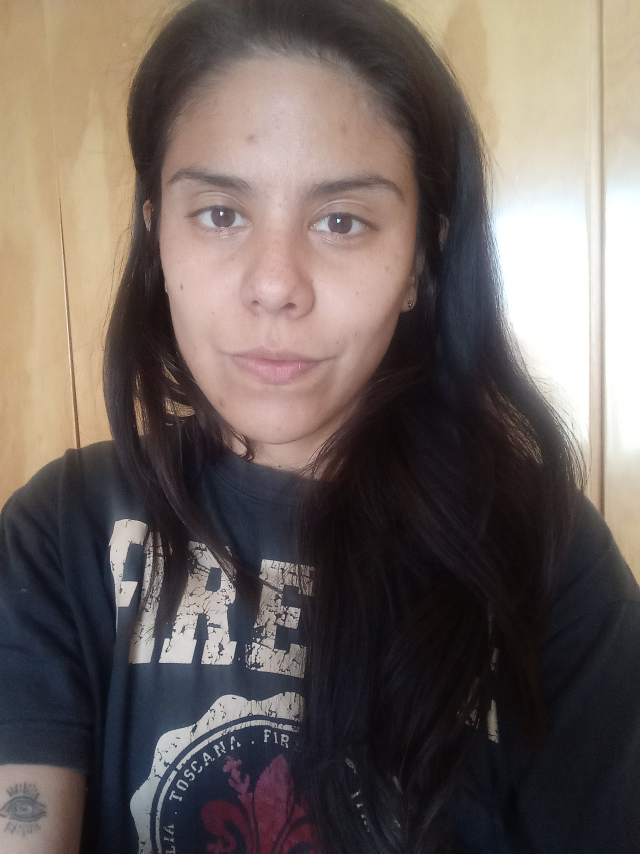
#> input picture data/Selfie_Alejandra_age_32_1.jpg, 1920 x 2560 px, found by its file name (shown at 1/3 size)
$ python fill_iris.py
#> lines starting #> are read from the running program, lines starting #| are printed output that depends on the picture
from typing import Tuple
from numpy import ndarray
import cv2
import numpy as np
from .seg_utils import alpha_blend_image
from config import FloodFill


def flood_fill(image:np.ndarray, eye_coor:Tuple[int,int],eye_radius:int, config:FloodFill) -> ndarray:
    mask = np.zeros((image.shape[0], image.shape[1]), np.uint8)
    sure_fg_radius = int(eye_radius * config.sure_foreground_radius)
    probable_fg_radius = int(eye_radius * config.probable_foreground_radius)
    probable_bg_radius = int(eye_radius * config.probable_background_radius)
    probable_bg = 2
    probable_fg = 3
    sure_fg = 1
    cv2.circle(mask, eye_coor, probable_bg_radius, probable_bg, -1)
    cv2.circle(mask, eye_coor, probable_fg_radius, probable_fg, -1)
    cv2.circle(mask, eye_coor, sure_fg_radius, sure_fg, -1)
    bgdModel = np.zeros((1,65),np.float64)
    fgdModel = np.zeros((1,65),np.float64)
    mask, bgdModel, fgdModel = cv2.grabCut(image,mask,None,bgdModel,fgdModel,config.n_iter,cv2.GC_INIT_WITH_MASK)
    mask[(mask==2) ] = 0
    mask[(mask!=0) ] = 255
    return mask


if __name__ == '__main__':
    image = cv2.imread('gt/source/Selfie_Alejandra_age_32_1.jpg')
#> image is the input picture: shape (2560, 1920, 3); mean B, G, R 92.8, 97.5, 108.1
    crop_bb = [496,470, 825, 801]
    cropped_image = image[crop_bb[1]:crop_bb[3],crop_bb[0]:crop_bb[2]]
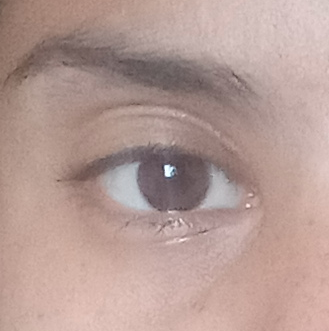
#> cropped_image: shape (331, 329, 3); mean B, G, R 148.9, 155.2, 181.1
    eye_coor = [666, 652]
    eye_radius = 40

    eye_coor = eye_coor[0] - crop_bb[0],eye_coor[1] - crop_bb[1]
#> (the run stopped early here; a loop or call above may not have finished)

$ run again, with data/Selfie_Alejandra_age_32_12.jpg copied over data/Selfie_Alejandra_age_32_1.jpg
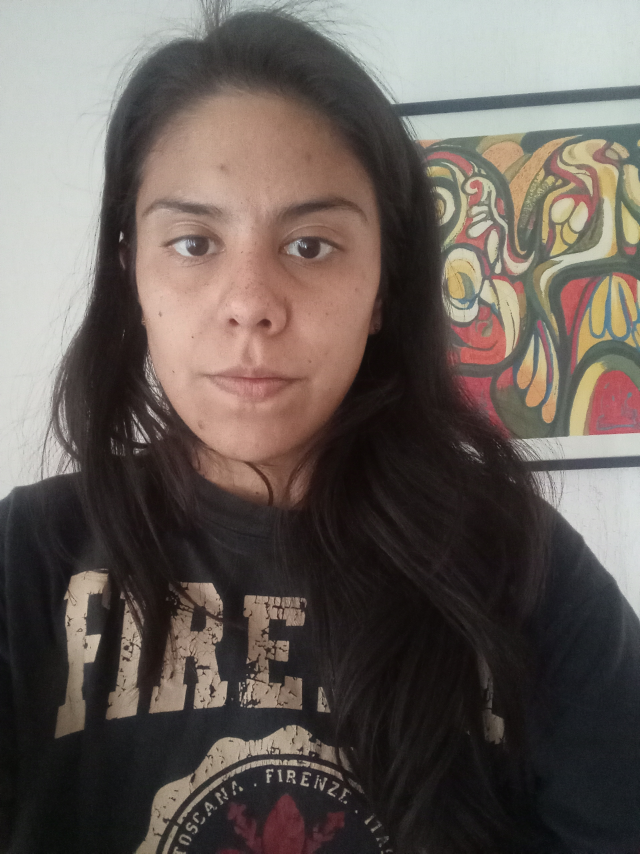
#> input picture data/Selfie_Alejandra_age_32_12.jpg, 1920 x 2560 px, found by its file name (shown at 1/3 size)
#> image is the input picture: shape (2560, 1920, 3); mean B, G, R 87.8, 93.1, 102.2
#> `cropped_image = image[crop_bb[1]:crop_bb[3],crop_bb[0]:crop_bb[2]]`:
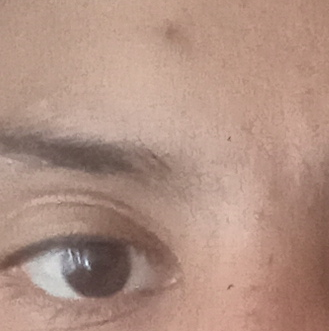
#> cropped_image: shape (331, 329, 3); mean B, G, R 130.4, 144.2, 176.3

$ run again, with data/Selfie_Alejandra_age_32_2.jpg copied over data/Selfie_Alejandra_age_32_1.jpg
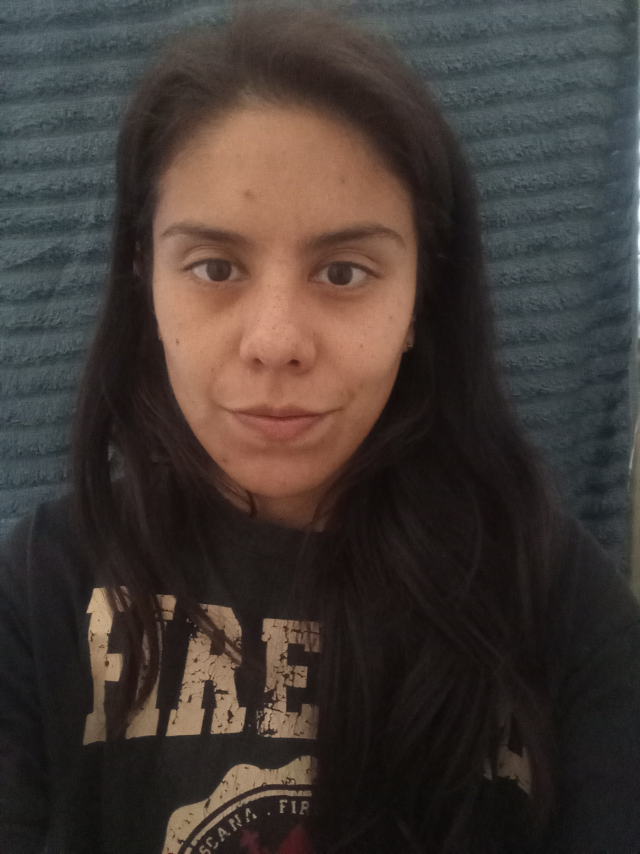
#> input picture data/Selfie_Alejandra_age_32_2.jpg, 1920 x 2560 px, found by its file name (shown at 1/3 size)
#> image is the input picture: shape (2560, 1920, 3); mean B, G, R 53.1, 57.5, 66.4
#> `cropped_image = image[crop_bb[1]:crop_bb[3],crop_bb[0]:crop_bb[2]]`:
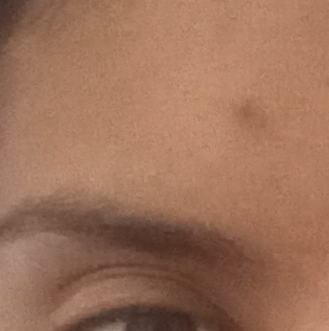
#> cropped_image: shape (331, 329, 3); mean B, G, R 89.6, 113.4, 157.2

$ run again, with data/Selfie_Alessandro_age_20_11.jpg copied over data/Selfie_Alejandra_age_32_1.jpg
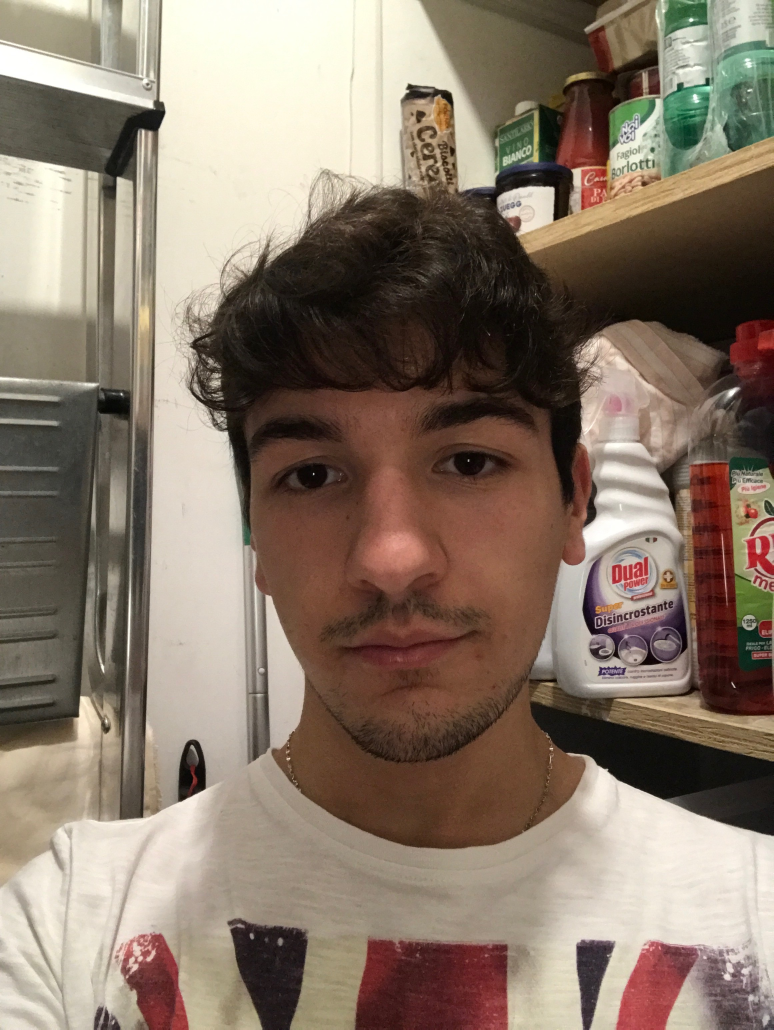
#> input picture data/Selfie_Alessandro_age_20_11.jpg, 2320 x 3088 px, found by its file name (shown at 1/3 size)
#> image is the input picture: shape (3088, 2320, 3); mean B, G, R 106, 120.7, 136.7
#> `cropped_image = image[crop_bb[1]:crop_bb[3],crop_bb[0]:crop_bb[2]]`:
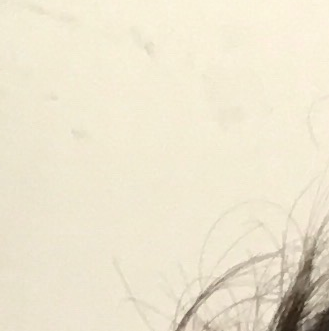
#> cropped_image: shape (331, 329, 3); mean B, G, R 207.3, 228.7, 236.7
